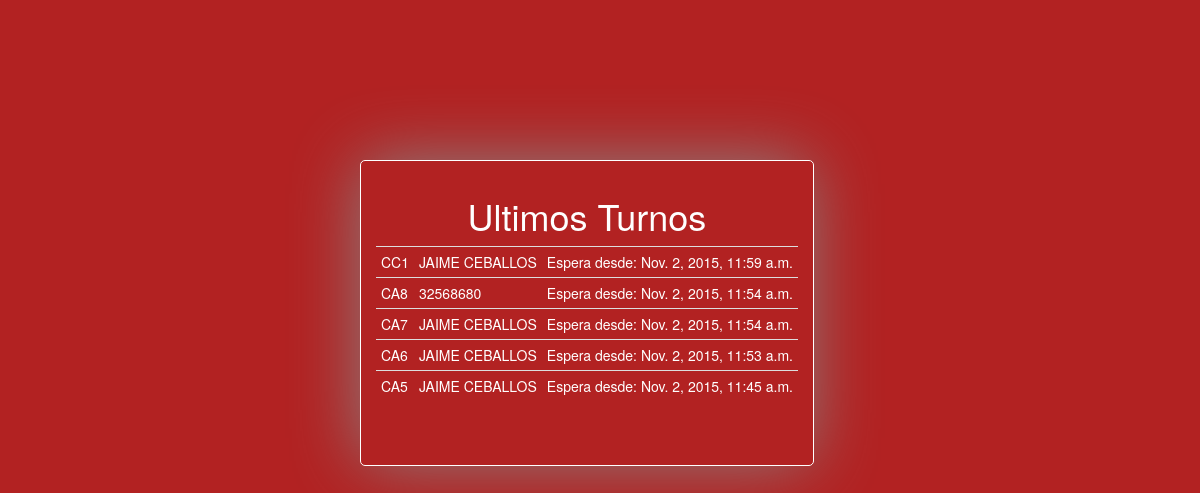
The page /turnos/ultimos_turnos/ on the database as committed earlier.
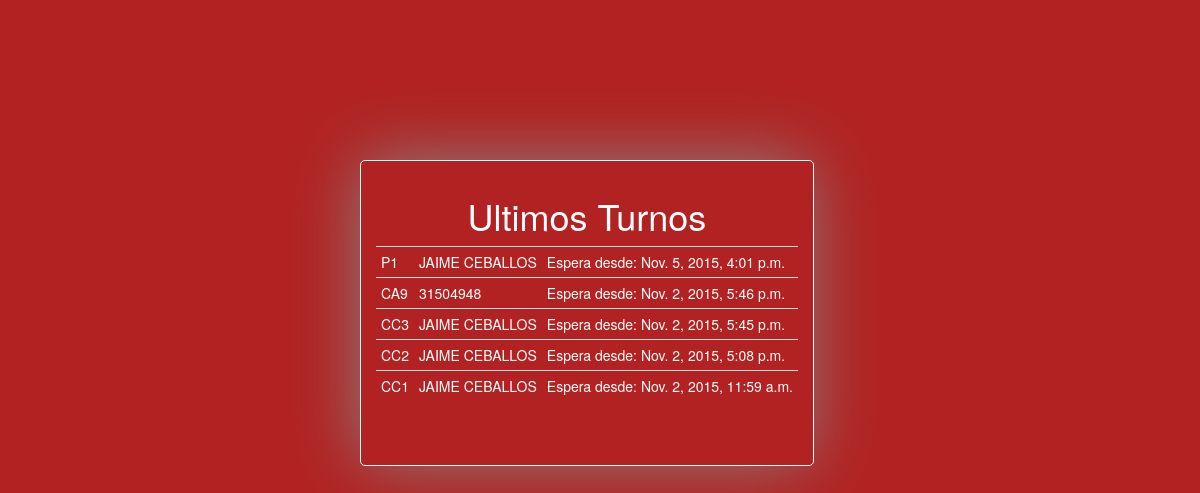
The same page on the database as committed later.
### apps/turnos/models.py (models this page shows, shortened)
class Turnos(models.Model): #patty
	cliente   	= models.ForeignKey(Cliente,null=True)
	sector    	=	models.ForeignKey(Sectores)
	numero	  	= models.IntegerField()
	fecha     	= models.DateTimeField()
	no_cliente 	= models.CharField(max_length=12,null=True,blank=True)
	estado 		= models.CharField(max_length=25)

class Sectores(models.Model):
	nombre_sector     	= models.CharField(max_length=50)
	descripcion_sector	= models.CharField(max_length=200)
	codigo 			 	= models.CharField(max_length=2)

class Cliente(models.Model):
	tipo_cliente	= models.ForeignKey('TipoCliente',related_name='de_tipo')
	dni				= models.CharField(max_length=10)
	nombre 			= models.CharField(max_length=50)
	def __unicode__(self):
		return u'%s' % self.nombre.upper()

### apps/turnos/views.py (the view)
def ultimos_turnos(request):
	ultimos_turnos = Turnos.objects.all().order_by('-id')[:5]
	values = {
		'ultimos_turnos' : ultimos_turnos,
	}
	return render_to_response('turnos/ultimos_turnos.html',values,context_instance = RequestContext(request))

### templates/turnos/ultimos_turnos.html
{% extends 'turnos/solicitar.html' %}
{% block turno %}
	<center><h1 class="solicitar-lbl">Ultimos Turnos</h1></center>
	<table class="table table-condensed">
				<tbody class="solicitar-lbl">
					{% for elemento in ultimos_turnos %}
					<tr>
						<td>
							{{ elemento.sector.codigo }}{{ elemento.numero }}
						</td>
						<td>
							{% if elemento.cliente %}	{{ elemento.cliente }} {% else %} {{ elemento.no_cliente }} {% endif %}
						</td>
						<td>
							Espera desde: {{ elemento.fecha }}
						</td>
					</tr>
					{% endfor %}
				</tbody>
			</table>
			<div class="pull-right">
			<iframe scrolling="no" frameborder="no" clocktype="html5" style="overflow:hidden;border:0;margin:0;padding:0;width:240px;height:25px;"src="http://www.clocklink.com/html5embed.php?clock=018&timezone=GMT-0300&color=yellow&size=240&Title=&Message=&Target=&From=2015,1,1,0,0,0&DateFormat=dd  MMM  yyyy &TimeFormat=hh:mm:ss TT&Color=yellow"></iframe>
			</div>
{% endblock turno %}

Rows that differ between the two databases and show on the page:
no longer on this page (row unchanged): Turnos: sector.codigo "CA", numero "8", no_cliente "32568680", fecha "Nov. 2, 2015, 11:54 a.m."
no longer on this page (row unchanged): Turnos: sector.codigo "CA", numero "7", cliente "JAIME CEBALLOS", fecha "Nov. 2, 2015, 11:54 a.m."
no longer on this page (row unchanged): Turnos: sector.codigo "CA", numero "6", cliente "JAIME CEBALLOS", fecha "Nov. 2, 2015, 11:53 a.m."
no longer on this page (row unchanged): Turnos: sector.codigo "CA", numero "5", cliente "JAIME CEBALLOS", fecha "Nov. 2, 2015, 11:45 a.m."
added Turnos: sector.codigo "P", numero "1", cliente "JAIME CEBALLOS", fecha "Nov. 5, 2015, 4:01 p.m."
added Turnos: sector.codigo "CA", numero "9", no_cliente "31504948", fecha "Nov. 2, 2015, 5:46 p.m."
added Turnos: sector.codigo "CC", numero "3", cliente "JAIME CEBALLOS", fecha "Nov. 2, 2015, 5:45 p.m."
added Turnos: sector.codigo "CC", numero "2", cliente "JAIME CEBALLOS", fecha "Nov. 2, 2015, 5:08 p.m."
